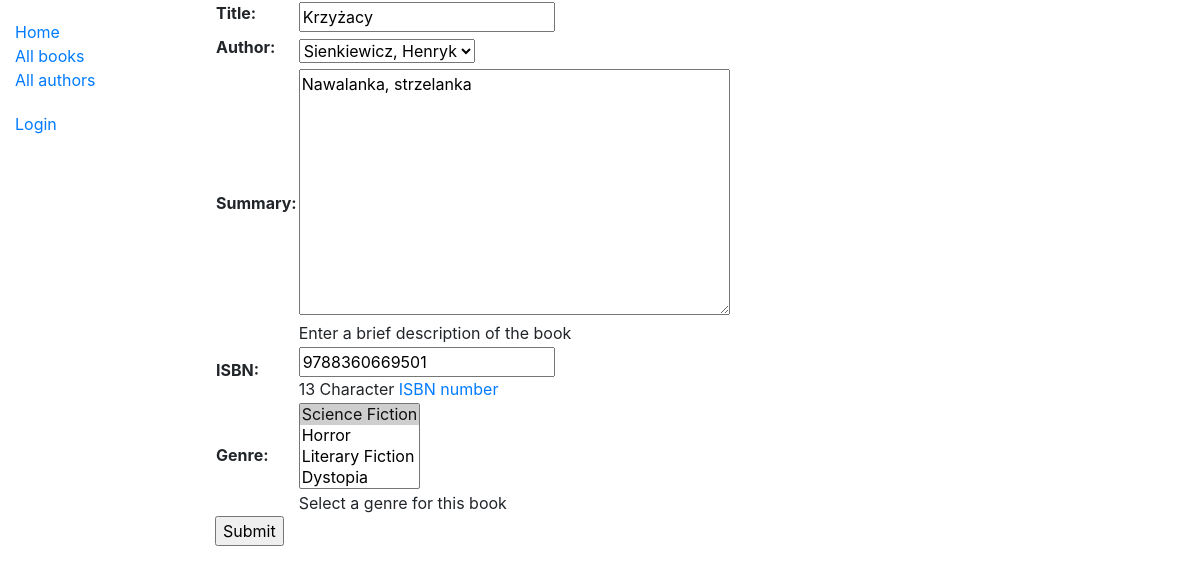
/catalog/book/5/update, run on an earlier commit of the app's database.
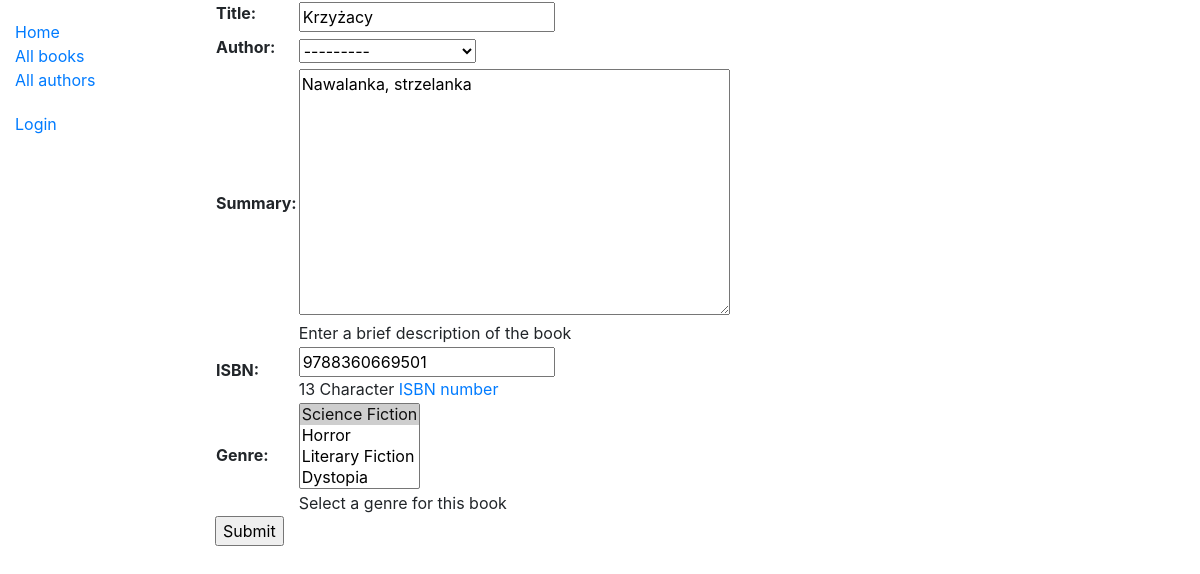
And on a later commit of the database.
### catalog/models.py (models this page shows, shortened)
class Book(models.Model):
    title = models.CharField(max_length=200)
    author = models.ForeignKey('Author', on_delete=models.SET_NULL, null=True)
    summary = models.TextField(max_length=1000, help_text="Enter a brief description of the book")
    isbn = models.CharField('ISBN', max_length=13,
                            help_text='13 Character <a href="https://www.isbn-international.org/content/what-isbn'
                                      '">ISBN number</a>')
    genre = models.ManyToManyField(Genre, help_text="Select a genre for this book")
    language = models.ForeignKey('Language', on_delete=models.SET_NULL, null=True,)
    def display_language(self):
        return self.language
    display_language.short_description = 'Language'
    def display_genre(self):
        """Creates a string for the Genre. This is required to display genre in Admin."""
        return ', '.join([genre.name for genre in self.genre.all()[:3]])
    display_genre.short_description = 'Genre'

### catalog/views.py (the view)
# urls.py: path('book/<int:pk>/update', views.BookUpdate.as_view(), name='book_update'),
class BookUpdate(UpdateView):
    model = Book
    fields = ['title', 'author', 'summary', 'isbn', 'genre']

### catalog/models.py (called while the page is built)
    def __str__(self):
        return self.name

    def __str__(self):
        return f'{self.last_name}, {self.first_name}'

### catalog/templates/catalog/book_form.html (shortened to what this page needs)
{% extends "base_generic.html" %}
{% block content %}
  <form action="" method="post">
    <table>
    {{ form.as_table }}
    </table>
    <input type="submit" value="Submit">
  </form>
{% endblock %}

What changed in the data, as far as the page shows it:
changed Book "Krzyżacy": author "Sienkiewicz, Henryk" → "---------"
